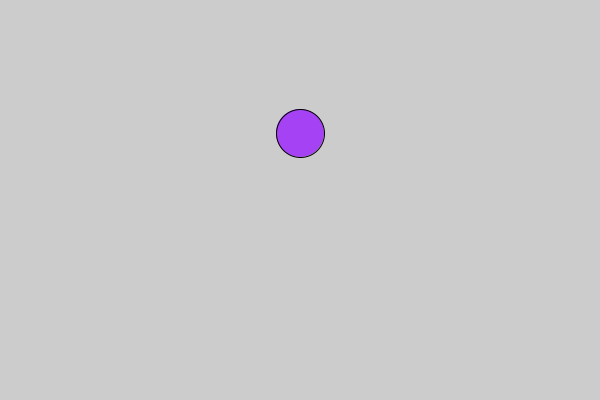
Frame 1 (no input)
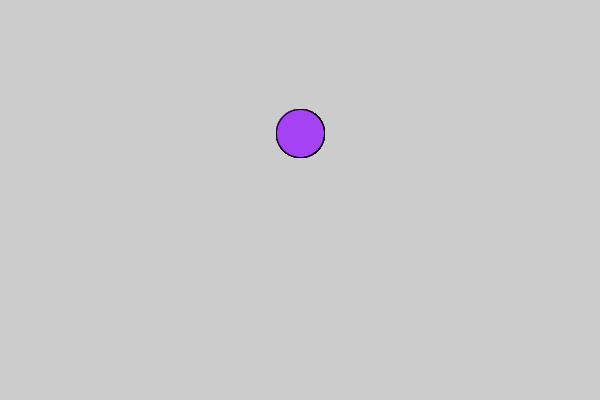
Frame 60 (the mouse pressed at the canvas centre just before this capture)
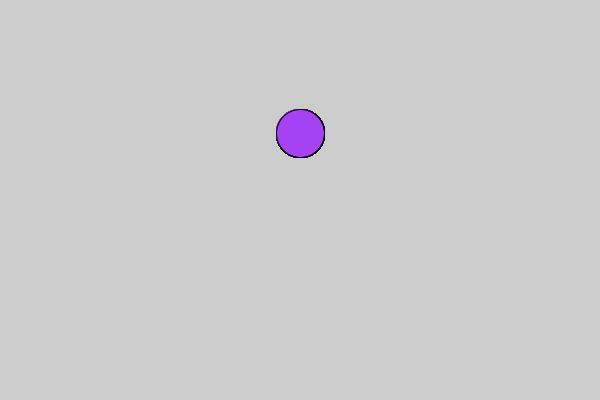
Frame 120 (the mouse held since frame 60 and released just before this capture)

The Processing sketch that drew these frames (run headless with seeded random() and noise(); from frame 60 on, the mouse is pressed at the canvas centre):

// Processing sketch: BallStart
// ── BallStart.pde
// Global Variables and Objects
Ball ball;
int appWidth, appHeight, smallerDimension;
//
void setup() {
  size(600, 400); //fullScreen(); //displayWidth & displayHeight 
  appWidth = width;
  appHeight = height;
  smallerDimension = ( appWidth <= appHeight ) ? appWidth : appHeight;
  // Landscape vs. portrait views, leads to screenSize Checker
  ball = new Ball(appWidth*1/2, appHeight*1/3, smallerDimension*1/8.33333333);
  //
}//End setup()

void draw() {
  ball.draw();
}

void keyPressed () { // Review KeyBoard Input
}

void mousePressed() { // Review mouseX and mouseY Key Variables and curser position input
}

// ── Ball.pde
class Ball {
  //Global Variables
  float x, y, diameter;
  color colour;
  //
  //Ball Constructor
  Ball(float xParameter, float yParameter, float diameterParameter) {
    this.x=xParameter;
    this.y = yParameter;
    this.diameter = diameterParameter;
    //Random Ball Color Selector: trucating & casting
    int r = colourSection(); //Truncating the decimal by casting
    int g = colourSection();
    int b = colourSection();
    colour = color(r, g, b);
  }
  //
  void draw() {
    fill (colour);
    ellipse(x, y, diameter, diameter);
  }//End draw()
  //
  int colourSection() {
    return abs(int(random (0-256)));
  }//End colourSection
  //
}//End Ball
